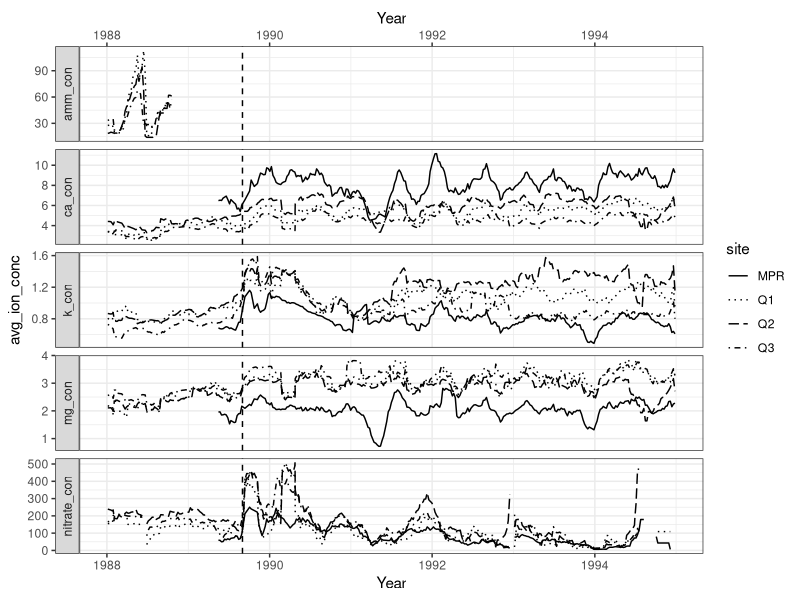

This chart was generated by the following R code:
## ---- chunk 1
library(tidyverse)
# Calculates the 9 week rolling averages and adds into a new dataset

# Reading the new filtered dataset.
new_table <- read_csv("../output/cleaned_ion_site.csv")
## ---- chunk 2
# Graphs the final plot
ggplot(
  data = new_table,
  mapping = aes(
    x = year,
    y = avg_ion_conc,
    linetype = site
  )
) +
  geom_line() +
  scale_linetype_manual(
    values = c(
      "Q1" = "dotted",
      "Q2" = "longdash",
      "Q3" = "dotdash",
      "MPR" = "solid"
    )
  ) +
  scale_x_date(
    limits = as.Date(c("1988-01-01", "1995-01-01")),
    date_breaks = "1 year",
    date_labels = "%Y"
  ) +
  facet_wrap(~ions, ncol = 1, scales = "free") +
  theme_bw() +
  geom_vline(xintercept = ymd("1989-09-01"), linetype = "dashed") +
  # Switches the ions labels to the y axis
  facet_grid(vars(ions), scales = "free_y", switch = "y") +
  # removes the years in between the graphs and duplicates it onto the top and bottom
  scale_x_date(name = "Year", sec.axis = dup_axis())
